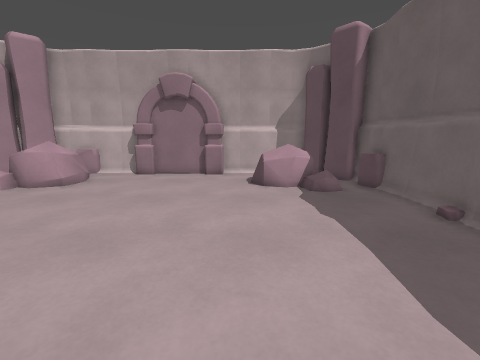
[1] (above)

14 first-person views from a walk through a level from a Godot 3-D game. The camera is 1.2 m above the floor, tilts 10° down and sees 90° across. The floor is counted in squares, 0.5 m on a side. Each view is taken from the middle of a square. On the plan, view 1 faces up. The plan holds only what a view shows up to about 17 squares ahead; the rest is blank. Characters and animated objects are left out.

[2]
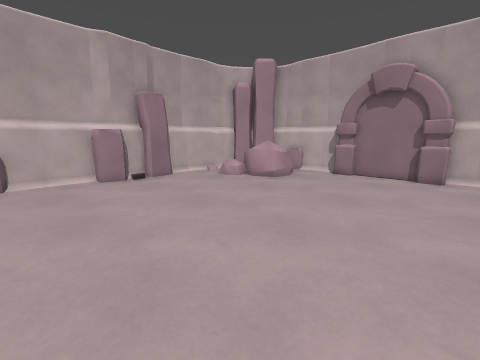

[3]
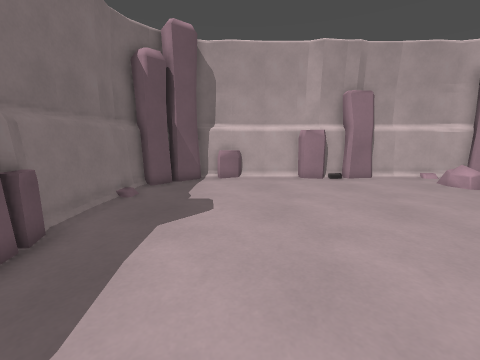

[4]
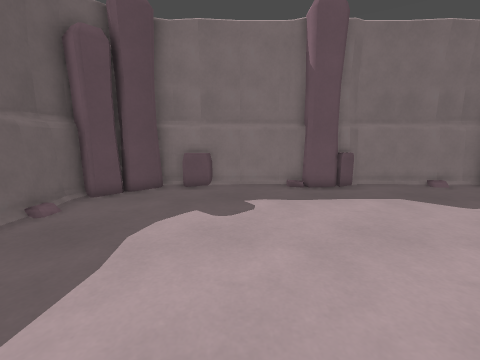

[5]
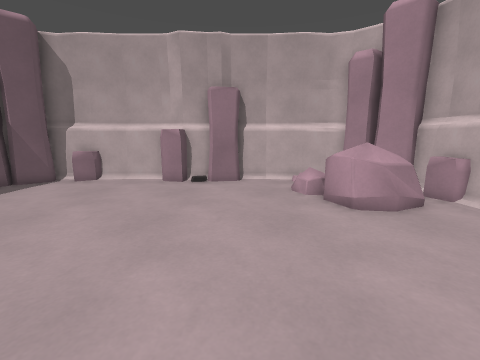

[6]
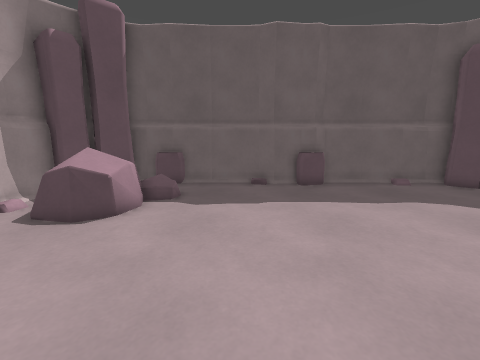

[7]
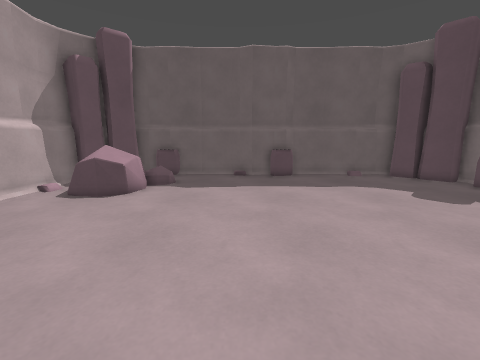

[8]
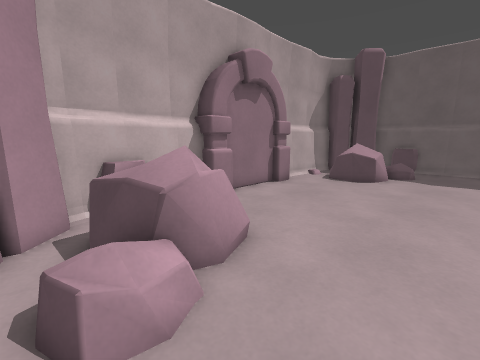

[9]
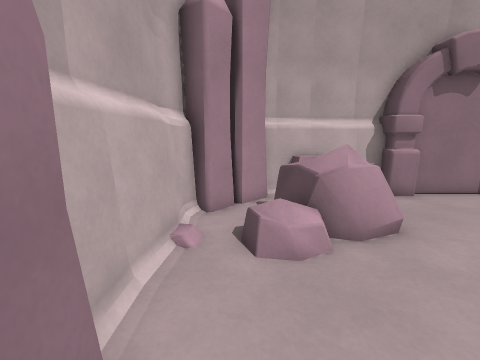

[10]
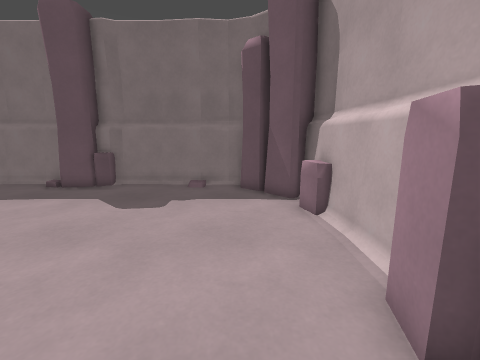

[11]
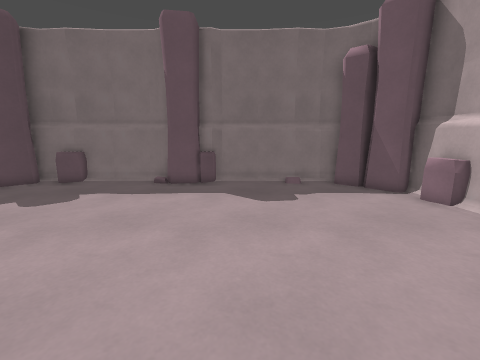

[12]
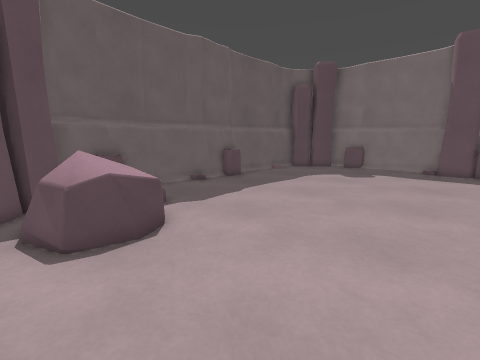

[13]
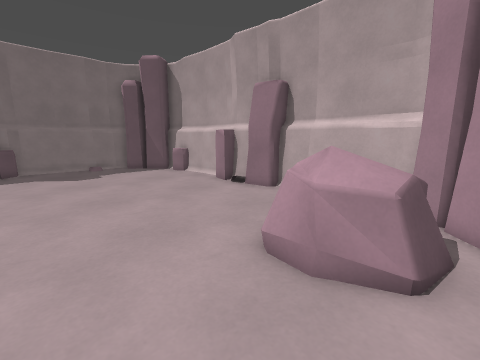

[14]
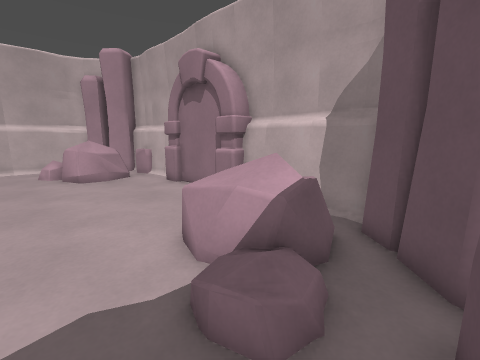

### Floor plan
Key: @ floor where view 1 was taken; # wall or solid block; . floor; = window, fence, low wall or low ledge; R rock; O other object.
Columns run from 15 left of view 1 to 7 right of it. Each row starts with its distance up from view 1.
 16   ###################
 15  ###...............###
 14 ###RRRR.........RRRR###
 13 #..RRRR.........RRRO.##
 12 #.. RRR.........RRR .=#
 11 #.. ...............O.=#
 10 #.....................#
  9 #.....................#
  8 ##....................#
  7 ##....................#
  6  #...................=#
  5 ##...................=#
  4 ##...................=#
  3 #.....................#
  2 #.....................#
  1 #.....................#
  0 #=.............@......#
 -1 #=................... #
 -2 ##...................#
 -3 ###.................##
 -4  ###...............###
 -5   ##################

Where each view was taken, in squares from view 1:
view 1: 0 up, 0 right, facing up
view 2: 0 up, 0 right, facing up-left
view 3: 0 up, 0 right, facing left
view 4: 7 up, 0 right, facing down
view 5: 8 up, 1 left, facing left
view 6: 8 up, 6 left, facing right
view 7: 7 up, 9 left, facing right
view 8: 8 up, 13 left, facing up-right
view 9: 6 up, 13 left, facing up
view 10: 7 up, 12 left, facing down
view 11: 8 up, 7 left, facing down
view 12: 15 up, 5 left, facing down-right
view 13: 15 up, 5 left, facing down-left
view 14: 9 up, 6 right, facing up-left
